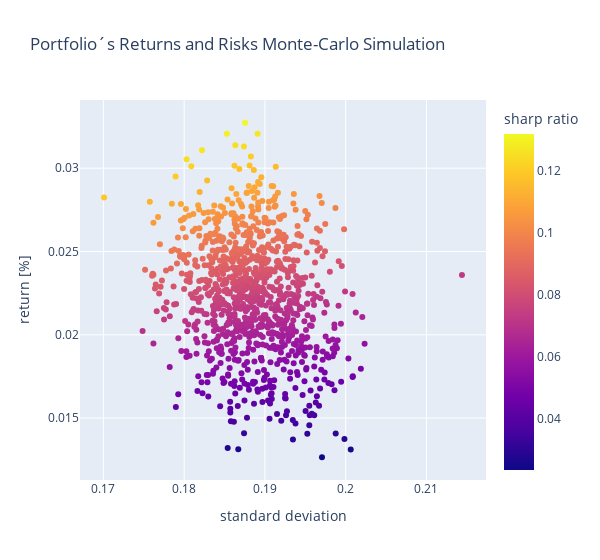

The notebook cell saved with this chart:
### Code cell
# plot returns vs risk
fig = px.scatter(x=df_simulation['portfolio standard dev'], 
                 y=df_simulation['portfolio return']*100,
                 color=df_simulation['portfolio sharp ratio']*100,
                 labels={'y': 'return [%]', 'x': 'standard deviation', 'color': 'sharp ratio'},
                 width=600, 
                 title='Portfolio´s Returns and Risks Monte-Carlo Simulation')
fig.show()

### Figure 1 — Plotly figure (JSON) as saved in the notebook; plotly's stock layout.template omitted (floating-point values rounded to 4 significant figures; data arrays with more than 128 entries replaced by an {"elided": "..."} marker saying what was removed)
{"data": [{"hovertemplate": "standard deviation=%{x}<br>return [%]=%{y}<br>sharp ratio=%{marker.color}<extra></extra>", "legendgroup": "", "marker": {"color": {"elided": "1000 float values"}, "coloraxis": "coloraxis", "symbol": "circle"}, "mode": "markers", "name": "", "orientation": "v", "showlegend": false, "type": "scatter", "x": {"elided": "1000 float values"}, "xaxis": "x", "y": {"elided": "1000 float values"}, "yaxis": "y"}], "layout": {"coloraxis": {"colorbar": {"title": {"text": "sharp ratio"}}, "colorscale": [[0, "#0d0887"], [0.1111, "#46039f"], [0.2222, "#7201a8"], [0.3333, "#9c179e"], [0.4444, "#bd3786"], [0.5556, "#d8576b"], [0.6667, "#ed7953"], [0.7778, "#fb9f3a"], [0.8889, "#fdca26"], [1, "#f0f921"]]}, "legend": {"tracegroupgap": 0}, "title": {"text": "Portfolio´s Returns and Risks Monte-Carlo Simulation"}, "width": 600, "xaxis": {"anchor": "y", "domain": [0, 1], "title": {"text": "standard deviation"}}, "yaxis": {"anchor": "x", "domain": [0, 1], "title": {"text": "return [%]"}}}}
